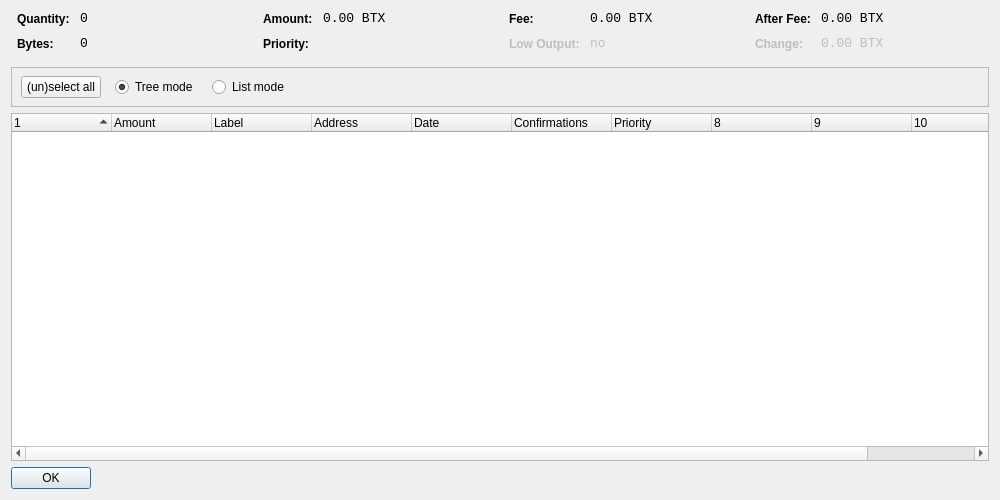
<?xml version="1.0" encoding="UTF-8"?>
<ui version="4.0">
 <class>CoinControlDialog</class>
 <widget class="QDialog" name="CoinControlDialog">
  <property name="geometry">
   <rect>
    <x>0</x>
    <y>0</y>
    <width>1000</width>
    <height>500</height>
   </rect>
  </property>
  <property name="windowTitle">
   <string>Coin Control</string>
  </property>
  <layout class="QVBoxLayout" name="verticalLayout">
   <item>
    <layout class="QHBoxLayout" name="horizontalLayoutTop" stretch="0,0,0,0">
     <property name="topMargin">
      <number>0</number>
     </property>
     <property name="bottomMargin">
      <number>10</number>
     </property>
     <item>
      <layout class="QFormLayout" name="formLayoutCoinControl1">
       <property name="horizontalSpacing">
        <number>10</number>
       </property>
       <property name="verticalSpacing">
        <number>10</number>
       </property>
       <property name="leftMargin">
        <number>6</number>
       </property>
       <property name="rightMargin">
        <number>6</number>
       </property>
       <item row="0" column="0">
        <widget class="QLabel" name="labelCoinControlQuantityText">
         <property name="styleSheet">
          <string notr="true">font-weight:bold;</string>
         </property>
         <property name="text">
          <string>Quantity:</string>
         </property>
        </widget>
       </item>
       <item row="0" column="1">
        <widget class="QLabel" name="labelCoinControlQuantity">
         <property name="font">
          <font>
           <family>Monospace</family>
           <pointsize>10</pointsize>
          </font>
         </property>
         <property name="cursor">
          <cursorShape>IBeamCursor</cursorShape>
         </property>
         <property name="contextMenuPolicy">
          <enum>Qt::ActionsContextMenu</enum>
         </property>
         <property name="text">
          <string notr="true">0</string>
         </property>
         <property name="textInteractionFlags">
          <set>Qt::LinksAccessibleByMouse|Qt::TextSelectableByKeyboard|Qt::TextSelectableByMouse</set>
         </property>
        </widget>
       </item>
       <item row="1" column="0">
        <widget class="QLabel" name="labelCoinControlBytesText">
         <property name="styleSheet">
          <string notr="true">font-weight:bold;</string>
         </property>
         <property name="text">
          <string>Bytes:</string>
         </property>
        </widget>
       </item>
       <item row="1" column="1">
        <widget class="QLabel" name="labelCoinControlBytes">
         <property name="font">
          <font>
           <family>Monospace</family>
           <pointsize>10</pointsize>
          </font>
         </property>
         <property name="cursor">
          <cursorShape>IBeamCursor</cursorShape>
         </property>
         <property name="contextMenuPolicy">
          <enum>Qt::ActionsContextMenu</enum>
         </property>
         <property name="text">
          <string notr="true">0</string>
         </property>
         <property name="textInteractionFlags">
          <set>Qt::LinksAccessibleByMouse|Qt::TextSelectableByKeyboard|Qt::TextSelectableByMouse</set>
         </property>
        </widget>
       </item>
      </layout>
     </item>
     <item>
      <layout class="QFormLayout" name="formLayoutCoinControl2">
       <property name="horizontalSpacing">
        <number>10</number>
       </property>
       <property name="verticalSpacing">
        <number>10</number>
       </property>
       <property name="leftMargin">
        <number>6</number>
       </property>
       <property name="rightMargin">
        <number>6</number>
       </property>
       <item row="0" column="0">
        <widget class="QLabel" name="labelCoinControlAmountText">
         <property name="styleSheet">
          <string notr="true">font-weight:bold;</string>
         </property>
         <property name="text">
          <string>Amount:</string>
         </property>
        </widget>
       </item>
       <item row="0" column="1">
        <widget class="QLabel" name="labelCoinControlAmount">
         <property name="font">
          <font>
           <family>Monospace</family>
           <pointsize>10</pointsize>
          </font>
         </property>
         <property name="cursor">
          <cursorShape>IBeamCursor</cursorShape>
         </property>
         <property name="contextMenuPolicy">
          <enum>Qt::ActionsContextMenu</enum>
         </property>
         <property name="text">
          <string notr="true">0.00 BTX</string>
         </property>
         <property name="textInteractionFlags">
          <set>Qt::LinksAccessibleByMouse|Qt::TextSelectableByKeyboard|Qt::TextSelectableByMouse</set>
         </property>
        </widget>
       </item>
       <item row="1" column="0">
        <widget class="QLabel" name="labelCoinControlPriorityText">
         <property name="styleSheet">
          <string notr="true">font-weight:bold;</string>
         </property>
         <property name="text">
          <string>Priority:</string>
         </property>
        </widget>
       </item>
       <item row="1" column="1">
        <widget class="QLabel" name="labelCoinControlPriority">
         <property name="font">
          <font>
           <family>Monospace</family>
           <pointsize>10</pointsize>
          </font>
         </property>
         <property name="cursor">
          <cursorShape>IBeamCursor</cursorShape>
         </property>
         <property name="contextMenuPolicy">
          <enum>Qt::ActionsContextMenu</enum>
         </property>
         <property name="text">
          <string/>
         </property>
         <property name="textInteractionFlags">
          <set>Qt::LinksAccessibleByMouse|Qt::TextSelectableByKeyboard|Qt::TextSelectableByMouse</set>
         </property>
        </widget>
       </item>
      </layout>
     </item>
     <item>
      <layout class="QFormLayout" name="formLayoutCoinControl3">
       <property name="horizontalSpacing">
        <number>10</number>
       </property>
       <property name="verticalSpacing">
        <number>10</number>
       </property>
       <property name="leftMargin">
        <number>6</number>
       </property>
       <property name="rightMargin">
        <number>6</number>
       </property>
       <item row="0" column="0">
        <widget class="QLabel" name="labelCoinControlFeeText">
         <property name="styleSheet">
          <string notr="true">font-weight:bold;</string>
         </property>
         <property name="text">
          <string>Fee:</string>
         </property>
        </widget>
       </item>
       <item row="0" column="1">
        <widget class="QLabel" name="labelCoinControlFee">
         <property name="font">
          <font>
           <family>Monospace</family>
           <pointsize>10</pointsize>
          </font>
         </property>
         <property name="cursor">
          <cursorShape>IBeamCursor</cursorShape>
         </property>
         <property name="contextMenuPolicy">
          <enum>Qt::ActionsContextMenu</enum>
         </property>
         <property name="text">
          <string notr="true">0.00 BTX</string>
         </property>
         <property name="textInteractionFlags">
          <set>Qt::LinksAccessibleByMouse|Qt::TextSelectableByKeyboard|Qt::TextSelectableByMouse</set>
         </property>
        </widget>
       </item>
       <item row="1" column="0">
        <widget class="QLabel" name="labelCoinControlLowOutputText">
         <property name="enabled">
          <bool>false</bool>
         </property>
         <property name="styleSheet">
          <string notr="true">font-weight:bold;</string>
         </property>
         <property name="text">
          <string>Low Output:</string>
         </property>
        </widget>
       </item>
       <item row="1" column="1">
        <widget class="QLabel" name="labelCoinControlLowOutput">
         <property name="enabled">
          <bool>false</bool>
         </property>
         <property name="font">
          <font>
           <family>Monospace</family>
           <pointsize>10</pointsize>
          </font>
         </property>
         <property name="cursor">
          <cursorShape>IBeamCursor</cursorShape>
         </property>
         <property name="contextMenuPolicy">
          <enum>Qt::ActionsContextMenu</enum>
         </property>
         <property name="text">
          <string notr="true">no</string>
         </property>
         <property name="textInteractionFlags">
          <set>Qt::LinksAccessibleByMouse|Qt::TextSelectableByKeyboard|Qt::TextSelectableByMouse</set>
         </property>
        </widget>
       </item>
      </layout>
     </item>
     <item>
      <layout class="QFormLayout" name="formLayoutCoinControl4">
       <property name="horizontalSpacing">
        <number>10</number>
       </property>
       <property name="verticalSpacing">
        <number>10</number>
       </property>
       <property name="leftMargin">
        <number>6</number>
       </property>
       <property name="rightMargin">
        <number>6</number>
       </property>
       <item row="0" column="0">
        <widget class="QLabel" name="labelCoinControlAfterFeeText">
         <property name="styleSheet">
          <string notr="true">font-weight:bold;</string>
         </property>
         <property name="text">
          <string>After Fee:</string>
         </property>
        </widget>
       </item>
       <item row="0" column="1">
        <widget class="QLabel" name="labelCoinControlAfterFee">
         <property name="font">
          <font>
           <family>Monospace</family>
           <pointsize>10</pointsize>
          </font>
         </property>
         <property name="cursor">
          <cursorShape>IBeamCursor</cursorShape>
         </property>
         <property name="contextMenuPolicy">
          <enum>Qt::ActionsContextMenu</enum>
         </property>
         <property name="text">
          <string notr="true">0.00 BTX</string>
         </property>
         <property name="textInteractionFlags">
          <set>Qt::LinksAccessibleByMouse|Qt::TextSelectableByKeyboard|Qt::TextSelectableByMouse</set>
         </property>
        </widget>
       </item>
       <item row="1" column="0">
        <widget class="QLabel" name="labelCoinControlChangeText">
         <property name="enabled">
          <bool>false</bool>
         </property>
         <property name="styleSheet">
          <string notr="true">font-weight:bold;</string>
         </property>
         <property name="text">
          <string>Change:</string>
         </property>
        </widget>
       </item>
       <item row="1" column="1">
        <widget class="QLabel" name="labelCoinControlChange">
         <property name="enabled">
          <bool>false</bool>
         </property>
         <property name="font">
          <font>
           <family>Monospace</family>
           <pointsize>10</pointsize>
          </font>
         </property>
         <property name="cursor">
          <cursorShape>IBeamCursor</cursorShape>
         </property>
         <property name="contextMenuPolicy">
          <enum>Qt::ActionsContextMenu</enum>
         </property>
         <property name="text">
          <string notr="true">0.00 BTX</string>
         </property>
         <property name="textInteractionFlags">
          <set>Qt::LinksAccessibleByMouse|Qt::TextSelectableByKeyboard|Qt::TextSelectableByMouse</set>
         </property>
        </widget>
       </item>
      </layout>
     </item>
    </layout>
   </item>
   <item>
    <widget class="QFrame" name="frame">
     <property name="minimumSize">
      <size>
       <width>0</width>
       <height>40</height>
      </size>
     </property>
     <property name="frameShape">
      <enum>QFrame::StyledPanel</enum>
     </property>
     <property name="frameShadow">
      <enum>QFrame::Sunken</enum>
     </property>
     <widget class="QWidget" name="horizontalLayoutWidget">
      <property name="geometry">
       <rect>
        <x>10</x>
        <y>0</y>
        <width>781</width>
        <height>41</height>
       </rect>
      </property>
      <layout class="QHBoxLayout" name="horizontalLayoutPanel" stretch="0,0,0,0,0">
       <property name="spacing">
        <number>14</number>
       </property>
       <item>
        <widget class="QPushButton" name="pushButtonSelectAll">
         <property name="sizePolicy">
          <sizepolicy hsizetype="Maximum" vsizetype="Fixed">
           <horstretch>0</horstretch>
           <verstretch>0</verstretch>
          </sizepolicy>
         </property>
         <property name="text">
          <string>(un)select all</string>
         </property>
        </widget>
       </item>
       <item>
        <widget class="QRadioButton" name="radioTreeMode">
         <property name="sizePolicy">
          <sizepolicy hsizetype="Maximum" vsizetype="Fixed">
           <horstretch>0</horstretch>
           <verstretch>0</verstretch>
          </sizepolicy>
         </property>
         <property name="text">
          <string>Tree mode</string>
         </property>
         <property name="checked">
          <bool>true</bool>
         </property>
        </widget>
       </item>
       <item>
        <widget class="QRadioButton" name="radioListMode">
         <property name="sizePolicy">
          <sizepolicy hsizetype="Maximum" vsizetype="Fixed">
           <horstretch>0</horstretch>
           <verstretch>0</verstretch>
          </sizepolicy>
         </property>
         <property name="text">
          <string>List mode</string>
         </property>
        </widget>
       </item>
       <item>
        <spacer name="horizontalSpacer">
         <property name="orientation">
          <enum>Qt::Horizontal</enum>
         </property>
         <property name="sizeHint" stdset="0">
          <size>
           <width>40</width>
           <height>20</height>
          </size>
         </property>
        </spacer>
       </item>
      </layout>
     </widget>
    </widget>
   </item>
   <item>
    <widget class="CoinControlTreeWidget" name="treeWidget">
     <property name="contextMenuPolicy">
      <enum>Qt::CustomContextMenu</enum>
     </property>
     <property name="sortingEnabled">
      <bool>false</bool>
     </property>
     <property name="columnCount">
      <number>11</number>
     </property>
     <attribute name="headerShowSortIndicator" stdset="0">
      <bool>true</bool>
     </attribute>
     <attribute name="headerStretchLastSection">
      <bool>false</bool>
     </attribute>
     <column>
      <property name="text">
       <string/>
      </property>
     </column>
     <column>
      <property name="text">
       <string>Amount</string>
      </property>
     </column>
     <column>
      <property name="text">
       <string>Label</string>
      </property>
     </column>
     <column>
      <property name="text">
       <string>Address</string>
      </property>
     </column>
     <column>
      <property name="text">
       <string>Date</string>
      </property>
     </column>
     <column>
      <property name="text">
       <string>Confirmations</string>
      </property>
      <property name="toolTip">
       <string>Confirmed</string>
      </property>
     </column>
     <column>
      <property name="text">
       <string>Priority</string>
      </property>
     </column>
     <column>
      <property name="text">
       <string/>
      </property>
     </column>
     <column>
      <property name="text">
       <string/>
      </property>
     </column>
     <column>
      <property name="text">
       <string/>
      </property>
     </column>
     <column>
      <property name="text">
       <string/>
      </property>
     </column>
    </widget>
   </item>
   <item>
    <widget class="QDialogButtonBox" name="buttonBox">
     <property name="sizePolicy">
      <sizepolicy hsizetype="Maximum" vsizetype="Fixed">
       <horstretch>0</horstretch>
       <verstretch>0</verstretch>
      </sizepolicy>
     </property>
     <property name="orientation">
      <enum>Qt::Horizontal</enum>
     </property>
     <property name="standardButtons">
      <set>QDialogButtonBox::Ok</set>
     </property>
    </widget>
   </item>
  </layout>
 </widget>
 <customwidgets>
  <customwidget>
   <class>CoinControlTreeWidget</class>
   <extends>QTreeWidget</extends>
   <header>coincontroltreewidget.h</header>
  </customwidget>
 </customwidgets>
 <resources/>
 <connections/>
</ui>
